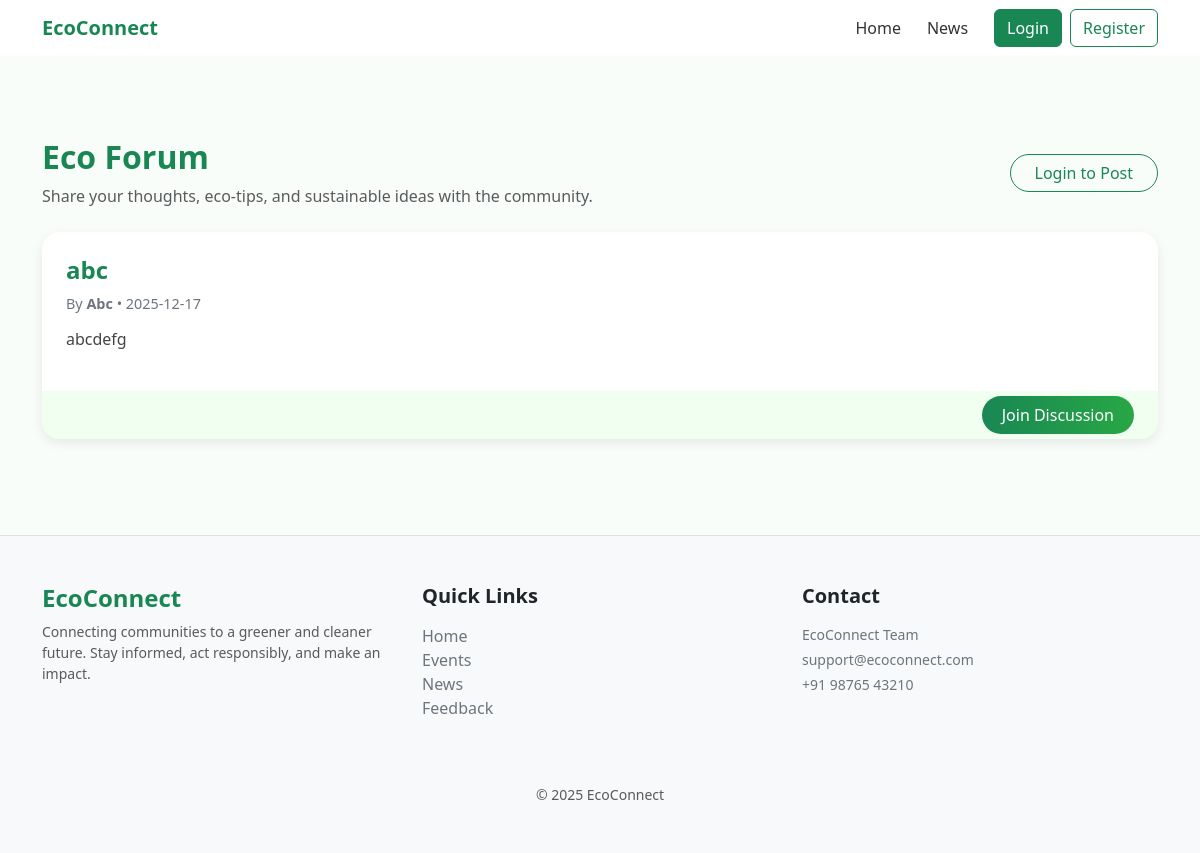
Before: /forum/ with the older database file.
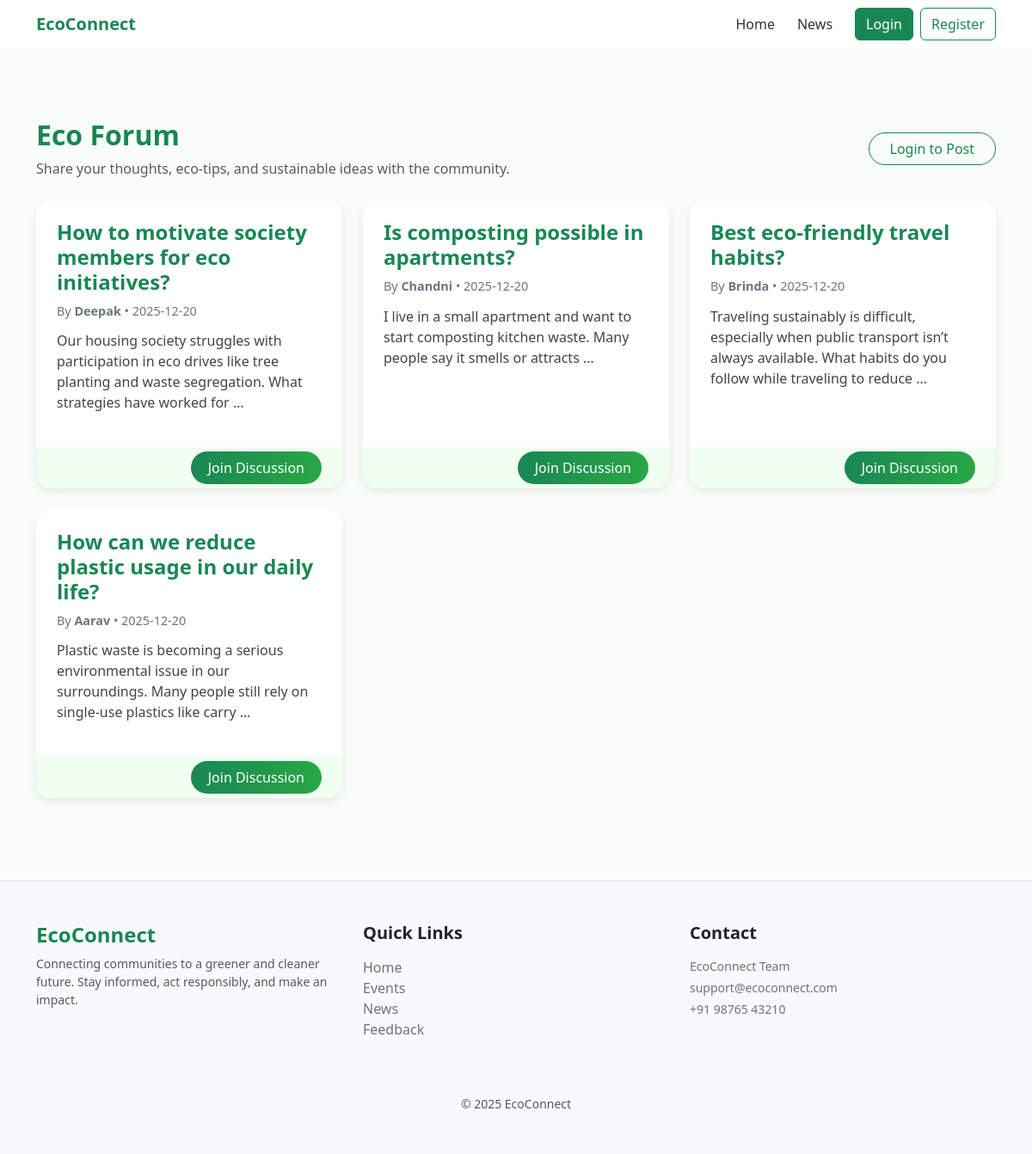
After: the same page with the newer database file.
### forum/models.py (models this page shows, shortened)
class ForumPost(models.Model):
    title = models.CharField(max_length=200)
    content = models.TextField()
    author = models.ForeignKey(User, on_delete=models.CASCADE)
    created_at = models.DateTimeField(auto_now_add=True)

### users/models.py (models this page shows, shortened)
class CustomUser(AbstractUser):
    eco_points = models.IntegerField(default=0)

### forum/views.py (the view)
# urls.py: path('', views.forum_list, name='forum_list'),
def forum_list(request):
    posts = ForumPost.objects.all().order_by('-created_at')
    return render(request, 'forum_list.html', {'posts': posts})

### forum/templates/forum_list.html (shortened to what this page needs)
{% extends 'base.html' %}
{% load static %}
{% block content %}
<div class="container py-5">
  <div class="d-flex justify-content-between align-items-center mb-4">
    <div>
      <h2 class="fw-bold text-success">Eco Forum</h2>
      <p class="text-muted mb-0">
        Share your thoughts, eco-tips, and sustainable ideas with the community.
      </p>
    </div>
    {% if user.is_authenticated %}
      <a href="{% url 'forum:create_post' %}" class="btn btn-success rounded-pill px-4">
        ➕ Add New Forum
      </a>
    {% else %}
      <a href="{% url 'login' %}" class="btn btn-outline-success rounded-pill px-4">
        Login to Post
      </a>
    {% endif %}
  </div>
  <div class="forum-grid">
    {% for post in posts %}
    <div class="forum-card">
      <div class="forum-card-content">
        <h4 class="forum-title">{{ post.title }}</h4>
        <p class="forum-meta">
          By <strong>{{ post.author.username }}</strong> • {{ post.created_at|date:"Y-m-d" }}
        </p>
        <p class="forum-desc">{{ post.content|truncatewords:20 }}</p>
      </div>
      <div class="forum-footer">
        <a href="{% url 'forum:forum_detail' post.id %}" class="btn-view">
          Join Discussion
        </a>
      </div>
    </div>
    {% empty %}
    <p class="text-center text-muted">
      No posts yet. Start the first discussion!
    </p>
    {% endfor %}
  </div>
</div>
{% endblock %}

### templates/base.html (shortened to what this page needs)
<!DOCTYPE html>
<html lang="en">
  {% load static %}
  <head>
    <link
      href="https://cdn.jsdelivr.net/npm/bootstrap@5.3.3/dist/css/bootstrap.min.css"
      rel="stylesheet"
    />
    <link
      href="https://cdn.jsdelivr.net/npm/bootstrap-icons@1.11.1/font/bootstrap-icons.css"
      rel="stylesheet"
    />
    <link rel="stylesheet" href="/static/css/global.css" />
  </head>
  <body>
    <nav class="navbar navbar-expand-lg navbar-light bg-white fixed-top">
      <div class="container">
        <a class="navbar-brand fw-bold text-success" href="#">
           EcoConnect
        </a>
        <div class="collapse navbar-collapse" id="navbarNav">
          <ul class="navbar-nav ms-auto align-items-lg-center">
            <li class="nav-item"><a class="nav-link" href="/">Home</a></li>
            <li class="nav-item"><a class="nav-link" href="/news/">News</a></li>
            {% if user.is_authenticated %}
             <li class="nav-item">
              <a class="nav-link" href="/initiatives/">Initiatives</a>
            </li>
            <li class="nav-item">
              <a class="nav-link" href="/events/">Events</a>
            </li>
            <li class="nav-item">
              <a class="nav-link" href="/forum/">Forum</a>
            </li>
             <li class="nav-item">
              <a class="nav-link" href="/feedback/">Feedback</a>
            </li>
            <li class="nav-item dropdown">
              <a
                class="nav-link dropdown-toggle"
                href="#"
                role="button"
                data-bs-toggle="dropdown"
              >
                <i class="bi bi-person-circle fs-4 text-success"></i>
              </a>
              <ul class="dropdown-menu dropdown-menu-end">
                <li>
                  <a class="dropdown-item" href="/users/profile/">My Profile</a>
                </li>
                 <li>
              <a class="dropdown-item" href="/dashboard/">Dashboard</a>
            </li>
                <li>
                  <a class="dropdown-item text-danger" href="/users/logout/"
                    >Logout</a
                  >
                </li>
              </ul>
            </li>
            {% else %}
            <li class="nav-item">
              <a class="btn btn-success ms-2" href="/users/login/">Login</a>
            </li>
            <li class="nav-item">
              <a class="btn btn-outline-success ms-2" href="/users/register/"
                >Register</a
              >
            </li>
            {% endif %}
          </ul>
        </div>
      </div>
    </nav>
    {% block content %}{% endblock %}
    <footer class="bg-light border-top mt-5 py-5">
      <div class="container">
        <div class="row text-center text-md-start">
          <div class="col-md-4 mb-4">
            <h4 class="text-success fw-bold">EcoConnect</h4>
            <p class="text-muted small">
              Connecting communities to a greener and cleaner future. Stay
              informed, act responsibly, and make an impact.
            </p>
          </div>
          <div class="col-md-4 mb-4">
            <h5 class="fw-semibold mb-3">Quick Links</h5>
            <ul class="list-unstyled">
              <li>
                <a href="/" class="text-secondary text-decoration-none">Home</a>
              </li>
              <li>
                <a href="/events/" class="text-secondary text-decoration-none"
                  >Events</a
                >
              </li>
              <li>
                <a href="/news/" class="text-secondary text-decoration-none"
                  >News</a
                >
              </li>
              <li>
                <a href="/feedback/" class="text-secondary text-decoration-none"
                  >Feedback</a
                >
              </li>
            </ul>
          </div>
          <div class="col-md-4 mb-4">
            <h5 class="fw-semibold mb-3">Contact</h5>
            <p class="mb-1 text-secondary small">EcoConnect Team</p>
            <p class="mb-1 text-secondary small">support@ecoconnect.com</p>
            <p class="mb-1 text-secondary small">+91 98765 43210</p>
          </div>
        </div>
        <div class="text-center mt-4">
          <p class="small text-muted mb-0">&copy; 2025 EcoConnect</p>
        </div>
      </div>
    </footer>
  </body>
</html>

### static/css/global.css (style rules this page uses)
.navbar { animation: slideDown 0.8s ease forwards; transition: all 0.4s ease-in-out; }
.navbar-brand { opacity: 0; animation: fadeIn 1s ease forwards 0.4s; }
.navbar-nav .nav-link { position: relative; color: #333; font-weight: 500; margin-right: 10px; transition: color 0.3s ease; }
.navbar-nav .nav-link::after { content: ""; position: absolute; left: 0; bottom: 3px; width: 0; height: 2px; background: #198754; transition: width 0.3s ease; }
.forum-grid { display: grid; grid-template-columns: repeat(auto-fit, minmax(320px, 1fr)); gap: 1.5rem; }
.forum-card { background: white; border-radius: 18px; box-shadow: 0 4px 12px rgba(0, 0, 0, 0.08); overflow: hidden; transition: transform 0.3s ease, box-shadow 0.3s ease; display: flex; flex-direction: column; justify-content: space-between; }
.forum-card-content { padding: 1.5rem; }
.forum-title { font-weight: 700; color: #198754; margin-bottom: 0.5rem; }
.forum-meta { font-size: 0.9rem; color: #6c757d; margin-bottom: 0.75rem; }
.forum-desc { color: #444; font-size: 1rem; }
.forum-footer { background: #f0fff0; padding: 0.75rem 1.5rem; text-align: right; }

### forum/templates/forum_list.html (style rules this page uses)
body { background: #f9fdf9; }
.btn-view { background: linear-gradient(90deg, #198754, #28a745); color: white; text-decoration: none; padding: 8px 20px; border-radius: 25px; transition: 0.3s; }

Changed rows visible on the page:
removed ForumPost: title "abc", author.username "Abc", created_at "2025-12-17", content "abcdefg"
added ForumPost: title "How to motivate society members for eco initiatives?", author.username "Deepak", created_at "2025-12-20", content "Our housing society struggles with participation in eco drives like tree planting and waste segregation. What strategies have worked for …"
added ForumPost: title "Is composting possible in apartments?", author.username "Chandni", created_at "2025-12-20", content "I live in a small apartment and want to start composting kitchen waste. Many people say it smells or attracts …"
added ForumPost: title "Best eco-friendly travel habits?", author.username "Brinda", created_at "2025-12-20", content "Traveling sustainably is difficult, especially when public transport isn’t always available. What habits do you follow while traveling to reduce …"
added ForumPost: title "How can we reduce plastic usage in our daily life?", author.username "Aarav", created_at "2025-12-20", content "Plastic waste is becoming a serious environmental issue in our surroundings. Many people still rely on single-use plastics like carry …"
